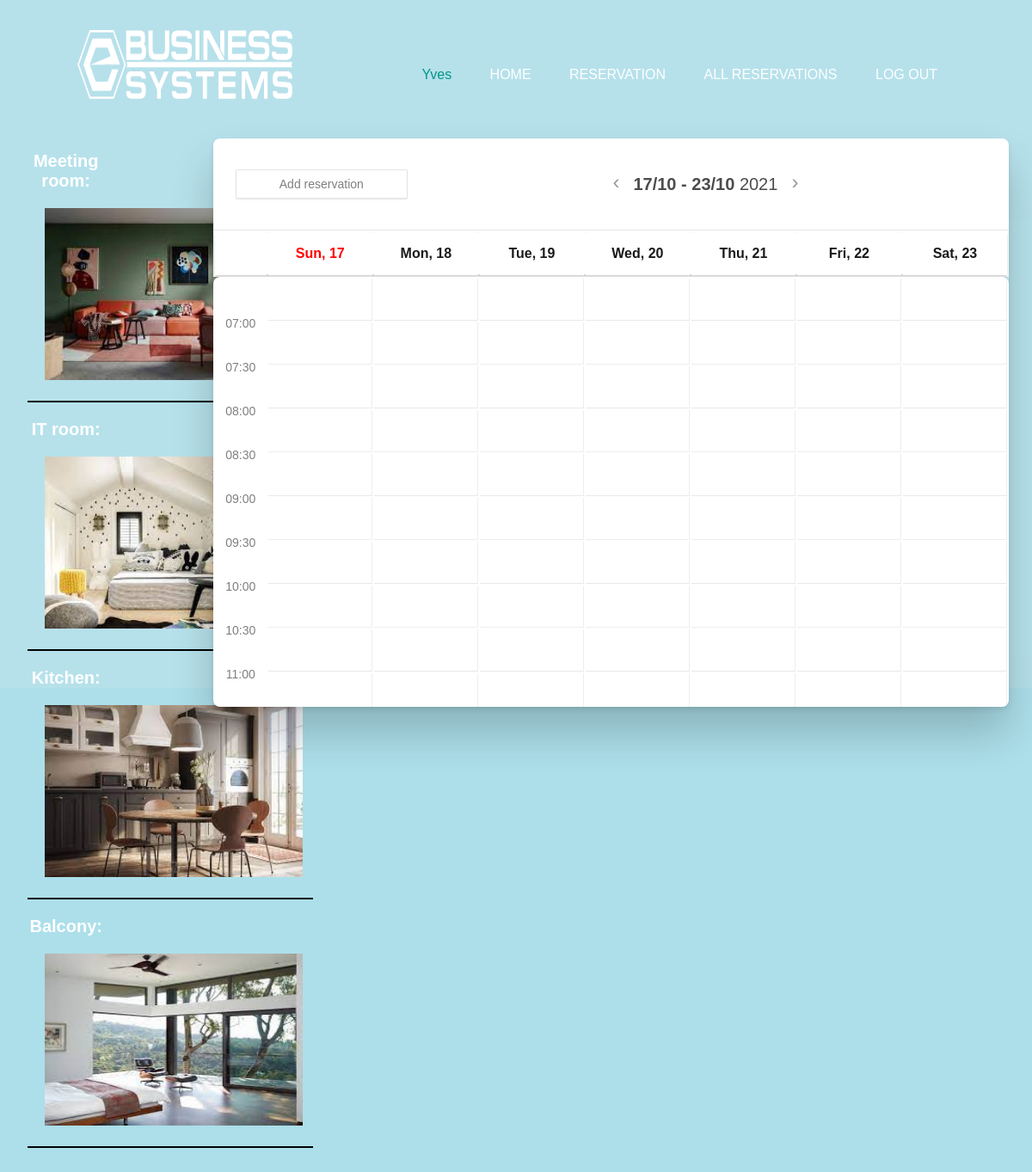
The page /index2.php?date=next (signed in) on the database its author committed.
### tables this page shows
CREATE TABLE `rooms` (
  `id` int(11) NOT NULL,
  `name` varchar(20) NOT NULL,
  `description` text DEFAULT NULL,
  `floor_id` int(11) DEFAULT NULL,
  `slika` text NOT NULL
);

### index2.php (the view, shortened to what this page needs)
<?php
include("functions.php");
?>
<!DOCTYPE html>
<html lang="sl" dir="ltr">
<head>
    <link rel="stylesheet" href="index.css">
    <link rel="stylesheet" href="calendar.css">
</head>
<body>
    <div class="banner">
        <div class="navbar">
            <?php
      include("navbar.php");
      ?>
        </div>
      <table class="tabela">
        <tr><td style="border: none">
        <?php
        $sql="SELECT * FROM rooms";
        $result=mysqli_query($con, $sql);
        while($row = mysqli_fetch_array($result))
        {
          $room_name=$row['name'];
          $url_slike=$row['slika'];
        ?>
        <div class="container">
        <p class="tekst_slike">  <?php echo $room_name.":"; ?> </p><img src="<?php echo $url_slike; ?>" alt="Avatar" class="image">
    </div><hr class="crta_pod_sliko"><?php } ?>
      </td>
      <td class="table_row"><div class="sticky_row"> <div class="calendar">
            <header>
                <a href="rezervacija.php"><button class="secondary" style="align-self: flex-start; flex: 0 0 1">Add
                        reservation</button></a>
                <div class="calendar__title" style="display: flex; justify-content: center; align-items: center">
                    <div><a class="icon secondary chevron_left" href="index2.php?date=back">‹</a></div>
                    <?php
        $startOfWeek = date_create(date("y-m-d"));
        $endOfWeek = date_create(date('y-m-d', strtotime('+ 6 days')));
        $t = $_SESSION["teden"];
        if ($_SESSION["teden"] != 0){
          date_add($startOfWeek,date_interval_create_from_date_string("$t days"));
          date_add($endOfWeek,date_interval_create_from_date_string("$t days"));
        }
        ?>
                    <h1 class="" style="flex: 1;"><span></span><strong><?php echo date_format($startOfWeek, "d/m") ?> -
                            <?php echo date_format($endOfWeek, "d/m") ?> </strong><?php echo date("Y"); ?></h1>
                    <div><a class="icon secondary chevron_left" href="index2.php?date=next">›</a></div>
                </div>
            </header>
            <div class="outer">
                <table>
                    <thead>
                        <tr>
                            <th class="headcol"></th>
                            <th class="today"> <?php echo date_format($startOfWeek, "D, j"); ?></th>
                            <th><?php echo date("D, j", strtotime(date_format($startOfWeek, "Y-m-d"). '+1 days')); ?>
                            </th>
                            <th><?php echo date("D, j", strtotime(date_format($startOfWeek, "Y-m-d"). '+2 days')); ?>
                            </th>
                            <th><?php echo date("D, j", strtotime(date_format($startOfWeek, "Y-m-d"). '+3 days')); ?>
                            </th>
                            <th><?php echo date("D, j", strtotime(date_format($startOfWeek, "Y-m-d"). '+4 days')); ?>
                            </th>
                            <th><?php echo date("D, j", strtotime(date_format($startOfWeek, "Y-m-d"). '+5 days')); ?>
                            </th>
                            <th><?php echo date("D, j", strtotime(date_format($startOfWeek, "Y-m-d"). '+6 days')); ?>
                            </th>
                        </tr>
                    </thead>
                </table>
                <div class="wrap">
                    <table class="offset">
                        <tbody>
                            <?php
    $times = array("07:00","07:30","08:00","08:30","09:00", "09:30", "10:00", "10:30", "11:00", "11:30", "12:00", "12:30", "13:00", "13:30", "14:00", "14:30", "15:00", "15:30", "16:00", "16:30", "17:00", "17:30", "18:00", "18:30", "19:00", "19:30", "20:00", "20:30", "21:00");
    foreach ($times as $time) {
      ?>
                            <tr>
                                <td class='headcol'><?php echo $time ?></td>
                                <td>
                                </td>
                                <td>
                                </td>
                                <td>
                                </td>
                                <td>
                                </td>
                                <td>
                                </td>
                                <td>
                                </td>
                                <td>
                                </td>
                            </tr>
                            <?php
    }
    ?>
                        </tbody>
                    </table>
                </div>
            </div></div></td></tr>  </table>
        </div>
</body>
</html>

### index.css (style rules this page uses)
* { margin: 0; padding: 0; font-family: sans-serif; }
body, html { background-color: #9fdae7db; }
.banner { width: 100%; height: 100vh; background-color: #9fdae7bd; background-size: cover; background-position: center; background-attachment: fixed; }
.navbar { width: 85%; margin: auto; padding: 35px 0; display: flex; align-items: center; justify-content: space-between; }
button { width: 200px; padding: 15px 0; text-align: center; margin: 20px 10px; border-radius: 25px; font-weight: bold; border: 2px solid #009688; background: transparent; color: #fff; cursor: pointer; position: relative; overflow: hidden; }
a { color: #fff; text-decoration: none; cursor: default; }
p { margin-top: 20px; text-align: center; }
.image { width: 300px; height: 200px; padding: 20px; margin-left: 30px; }
.container { position: relative; width: 50%; }
.tekst_slike { font-weight: bold; font-size: 20px; margin-left: 30px; color: white; position: relative; }
.crta_pod_sliko { border: 1px solid black; width: 330px; margin-left: 30px; }
.tabela { background: none; position: absolute; }
.table_row { border: none; width: 80%; }
.sticky_row { position: -webkit-sticky; position: sticky; top: 0; padding: 5px; }

### calendar.css (style rules this page uses)
body { flex-direction: column; display: flex; align-items: center; align-content: center; justify-content: center; font-family: "DINPro", "Helvetica Neue", sans-serif; margin: 0; background: #fafafa; box-sizing: border-box; height: 100vh; }
.outer { position: relative; }
.calendar { float: right; margin: 0 auto; margin-right: 20px; max-width: 1100px; min-width: 500px; box-shadow: 0px 30px 50px rgba(0, 0, 0, 0.2), 0px 3px 7px rgba(0, 0, 0, 0.1); border-radius: 8px; }
.wrap { background: #fff; overflow-x: hidden; overflow-y: scroll; max-width: 1280px; height: 500px; border-radius: 8px; }
thead { box-shadow: 0px 2px 3px rgba(0, 0, 0, 0.2); }
thead th { text-align: center; width: 100%; }
header { background: #fff; padding: 1rem; color: rgba(0, 0, 0, 0.7); border-bottom: 1px solid rgba(0, 0, 0, 0.1); position: relative; display: flex; flex-direction: row; justify-content: space-between; align-items: center; border-radius: 8px 8px 0px 0px; }
header h1 { font-size: 1.25rem; text-align: center; font-weight: normal; }
tbody { top: 50px; }
table { background: #fff; width: 100%; height: 100%; table-layout: fixed; }
.headcol { width: 60px; font-size: 0.875rem; font-weight: 500; color: rgba(0, 0, 0, 0.5); padding: 0.25rem 0; text-align: center; border: 0; top: 40px; border-bottom: 1px solid transparent; }
thead th { font-size: 1rem; font-weight: bold; color: rgba(0, 0, 0, 0.9); padding: 1rem; }
thead { z-index: 2; background: white; border-bottom: 2px solid #ddd; }
tr, tr td { height: 20px; }
td { text-align: center; }
tr:nth-child(odd) td:not(.headcol) { border-bottom: 1px solid #e8e8e8; }
tr:nth-child(even) td:not(.headcol) { border-bottom: 1px solid #eee; }
tr td { border-right: 1px solid #eee; padding: 0; white-space: none; word-wrap: nowrap; }
tbody tr td { position: relative; vertical-align: top; height: 40px; width: auto; }
.secondary { color: rgba(0, 0, 0, 0.4); }
button.secondary { border: 1px solid rgba(0, 0, 0, 0.1); background: white; padding: 0.5rem 0.75rem; font-size: 14px; border-radius: 2px; color: rgba(0, 0, 0, 0.5); box-shadow: 0px 1px 2px rgba(0, 0, 0, 0.1); cursor: pointer; font-weight: 500; }
.today { color: red; }
.icon { font-size: 1.5rem; margin: 0 1rem; text-align: center; cursor: pointer; vertical-align: middle; position: relative; top: -2px; }

### rows shown on the page
rooms: name "Meeting room", slika (picture)
rooms: name "IT room", slika (picture)
rooms: name "Kitchen", slika (picture)
rooms: name "Balcony", slika (picture)

### other values the page prints
$_SESSION["username"] "Yves"
date_format($startOfWeek, "d/m") "17/10"
date_format($endOfWeek, "d/m") "23/10"
date_format($startOfWeek, "D, j") "Sun, 17"
date("D, j", strtotime(date_format($startOfWeek, "Y-m-d"). '+1 days')) "Mon, 18"
date("D, j", strtotime(date_format($startOfWeek, "Y-m-d"). '+2 days')) "Tue, 19"
date("D, j", strtotime(date_format($startOfWeek, "Y-m-d"). '+3 days')) "Wed, 20"
date("D, j", strtotime(date_format($startOfWeek, "Y-m-d"). '+4 days')) "Thu, 21"
date("D, j", strtotime(date_format($startOfWeek, "Y-m-d"). '+5 days')) "Fri, 22"
date("D, j", strtotime(date_format($startOfWeek, "Y-m-d"). '+6 days')) "Sat, 23"
$time "07:00"
$time "07:30"
$time "08:00"
$time "08:30"
$time "09:00"
